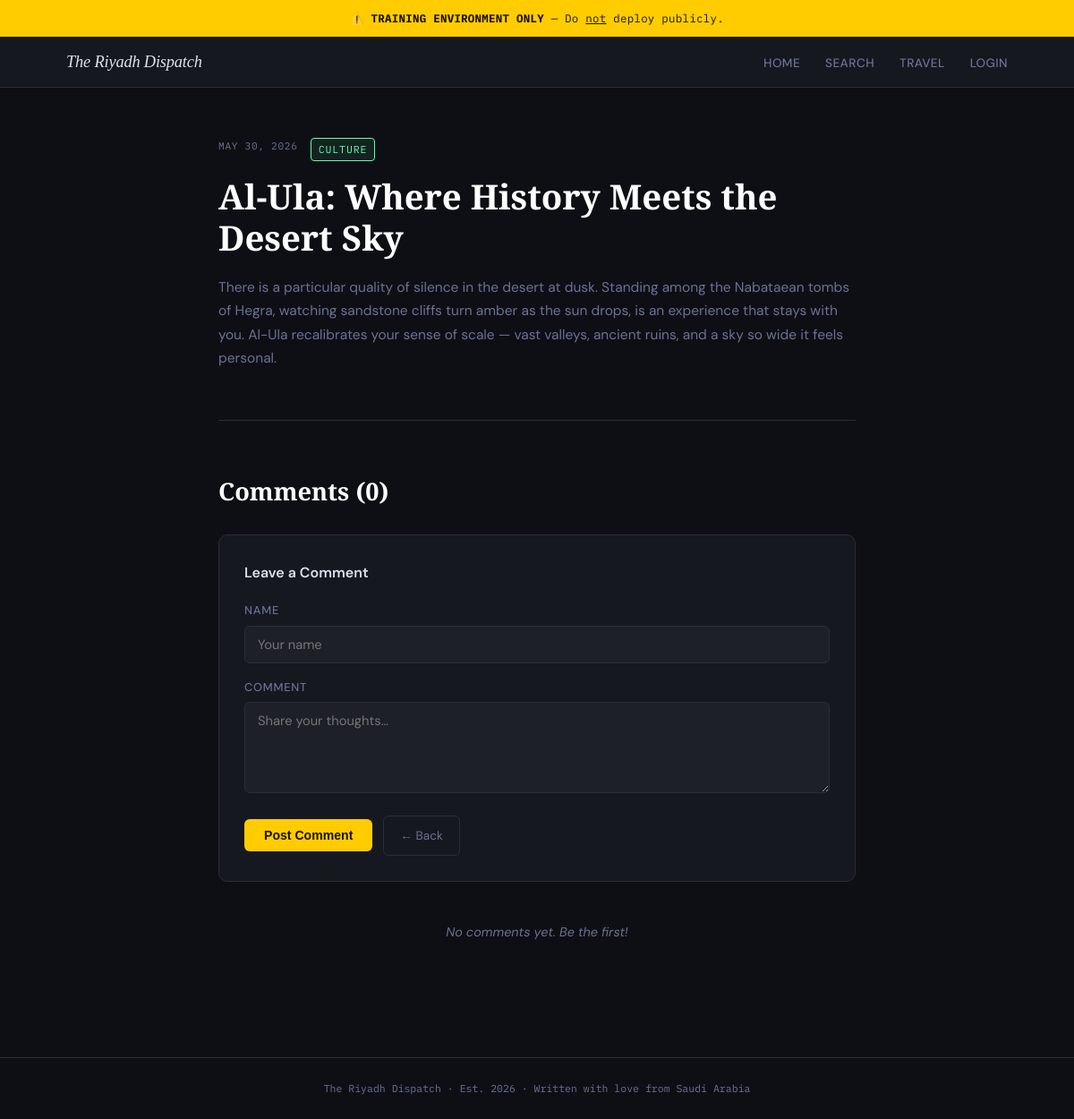
The page /post.php?id=1 on the database its author committed.
### tables this page shows
CREATE TABLE IF NOT EXISTS posts (
    id         INT AUTO_INCREMENT PRIMARY KEY,
    title      VARCHAR(200) NOT NULL,
    body       TEXT NOT NULL,
    author_id  INT NOT NULL,
    created_at DATETIME DEFAULT CURRENT_TIMESTAMP,
    FOREIGN KEY (author_id) REFERENCES users(id)
);

### public/post.php (the view, shortened to what this page needs)
<?php
require_once __DIR__ . '/../includes/header.php';
$id = isset($_GET['id']) ? (int)$_GET['id'] : 0;
$db = getDB();
$stmt = $db->prepare(
    'SELECT p.*, u.username FROM posts p
     JOIN users u ON u.id = p.author_id
     WHERE p.id = ?'
);
$stmt->execute([$id]);
$post = $stmt->fetch();
$cstmt = $db->prepare(
    'SELECT author, body, created_at FROM comments WHERE post_id = ? ORDER BY created_at ASC'
);
$cstmt->execute([$id]);
$comments = $cstmt->fetchAll();
?>
<main class="main-content page-narrow">
  <article class="blog-post">
    <div class="post-meta">
      <span class="post-date"><?= htmlspecialchars(date('M j, Y', strtotime($post['created_at']))) ?></span>
      <span class="post-category">Culture</span>
    </div>
    <h1><?= htmlspecialchars($post['title']) ?></h1>
    <?php foreach (explode("\n", $post['body']) as $para): ?>
      <p><?= htmlspecialchars(trim($para)) ?></p>
    <?php endforeach; ?>
  </article>
  <section class="comments-section">
    <h2>Comments (<?= count($comments) ?>)</h2>
    <div class="comment-form-wrap">
      <h3>Leave a Comment</h3>
      <form method="POST" id="commentForm">
        <div class="form-group">
          <label for="commentName">Name</label>
          <input type="text" id="commentName" name="comment_author"
                 class="form-input" placeholder="Your name"
                 maxlength="100"/>
        </div>
        <div class="form-group">
          <label for="commentBody">Comment</label>
          <textarea id="commentBody" name="comment_body"
                    class="form-textarea" rows="4"
                    placeholder="Share your thoughts…"
                    required maxlength="2000"></textarea>
        </div>
        <div class="form-actions">
          <button type="submit" class="search-btn">Post Comment</button>
          <a href="/index.php" class="btn-ghost">← Back</a>
        </div>
      </form>
    </div>
    <div class="comment-list" id="comment-list">
      <?php if (empty($comments)): ?>
        <p class="no-comments">No comments yet. Be the first!</p>
      <?php endif; ?>
    </div>
  </section>
</main>
<?php include __DIR__ . '/../includes/footer.php'; ?>

### public/css/style.css (style rules this page uses)
*, *::before, *::after { box-sizing: border-box; margin: 0; padding: 0; }
:root { --bg: #0e0f14; --surface: #16181f; --surface2: #1e2028; --border: #2a2d38; --text: #dde1ec; --muted: #6b7094; --accent-r: #ff5c5c; --accent-d: #5cc8ff; --accent-s: #5dffb0; --accent-w: #ffcc00; --radius: 10px; --font-sans: 'DM Sans', sans-serif; --font-display:'Playfair Display', serif; --font-mono: 'IBM Plex Mono', monospace; }
html { scroll-behavior: smooth; }
body { font-family: var(--font-sans); background: var(--bg); color: var(--text); min-height: 100vh; line-height: 1.7; font-size: 16px; }
a { color: inherit; text-decoration: none; }
.main-content { max-width: 1100px; margin: 0 auto; padding: 56px 24px 80px; }
.page-narrow { max-width: 760px; }
.search-btn { padding: 10px 22px; border-radius: 6px; border: none; background: var(--accent-w); color: #1a1200; font-weight: 600; font-size: 0.88rem; cursor: pointer; transition: opacity .2s; white-space: nowrap; }
.blog-post { margin-bottom: 56px; padding-bottom: 40px; border-bottom: 1px solid var(--border); }
.post-meta { display: flex; gap: 14px; margin-bottom: 16px; }
.post-date, .post-category { font-family: var(--font-mono); font-size: 0.72rem; text-transform: uppercase; letter-spacing: 0.08em; color: var(--muted); }
.post-category { background: rgba(93,255,176,.08); color: var(--accent-s); border: 1px solid var(--accent-s); padding: 2px 8px; border-radius: 4px; }
.blog-post h1 { font-family: var(--font-display); font-size: clamp(1.6rem, 3.5vw, 2.4rem); color: #fff; margin-bottom: 20px; line-height: 1.2; }
.blog-post p { color: var(--muted); margin-bottom: 16px; font-size: 0.97rem; }
.comments-section h2 { font-family: var(--font-display); font-size: 1.7rem; color: #fff; margin-bottom: 8px; }
.comment-form-wrap { background: var(--surface); border: 1px solid var(--border); border-radius: var(--radius); padding: 28px; margin: 24px 0; }
.comment-form-wrap h3 { font-size: 1rem; font-weight: 600; color: var(--text); margin-bottom: 18px; }
.form-group { margin-bottom: 16px; }
.form-group label { display: block; font-size: 0.8rem; font-weight: 500; color: var(--muted); text-transform: uppercase; letter-spacing: 0.06em; margin-bottom: 6px; }
.form-input, .form-textarea { width: 100%; background: var(--surface2); border: 1px solid var(--border); border-radius: 6px; padding: 10px 14px; color: var(--text); font-family: var(--font-sans); font-size: 0.92rem; outline: none; resize: vertical; transition: border-color .2s; }
.form-actions { display: flex; gap: 12px; align-items: center; flex-wrap: wrap; }
.btn-ghost { padding: 10px 18px; border-radius: 6px; border: 1px solid var(--border); background: transparent; color: var(--muted); font-size: 0.85rem; cursor: pointer; transition: color .2s, border-color .2s; }
.comment-list { margin: 8px 0 28px; }
.no-comments { color: var(--muted); font-size: 0.9rem; padding: 20px 0; text-align: center; font-style: italic; }
.post-date { font-family: var(--font-mono); font-size: 0.7rem; color: var(--muted); text-transform: uppercase; letter-spacing: 0.06em; }

### rows shown on the page
posts: created_at "MAY 30, 2026", title "Al-Ula: Where History Meets the Desert Sky", body "There is a particular quality of silence in the desert at dusk. Standing among the Nabataean tombs of Hegra, watching sandstone cliffs turn amber as the sun drops, is an experience that stays with you. Al-Ula recalibrates your sense of scale — vast valleys, ancient ruins, and a sky so wide it feels personal."

### other values the page prints
count($comments) "0"
